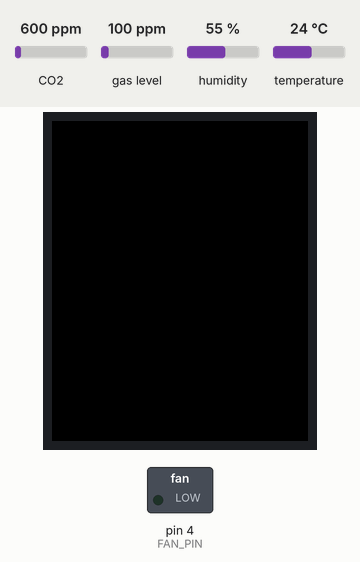
The sketch below on a simulated Arduino Uno, built with avr-gcc and run on an emulated ATmega328P. Shown: 128×160 colour display, switched loads named in the sketch (green lamp = pin HIGH). The inputs (shaded band) are chosen by the test bench; at power-on: temperature 24 °C, CO2 600 ppm, gas level 100 ppm, humidity 55 %. What the sketch prints to the serial monitor is not drawn.

Above: at 1.4 s.
1.5 s: temperature set to 27 °C
At 5.5 s:
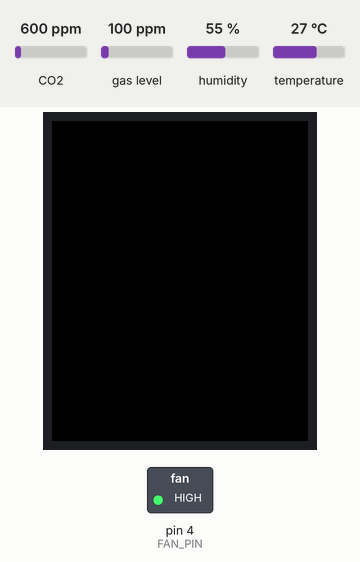
Timing chart, 0 to 7.0 s (numbered marks = the images above; inputs shaded):
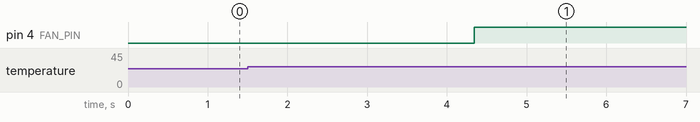

The sketch:

proto.ino
```cpp
#include <Adafruit_GFX.h>
#include <Adafruit_ST7735.h>
#include <SPI.h>
#include <DHT.h>
#include <math.h>
#include <Adafruit_CCS811.h>

#include "DisplayFunctions.h"
#include "SensorFunctions.h"
#include "Utilities.h"

// Näyttö- ja anturikytkennät
#define TFT_CS 10
#define TFT_DC 9
#define TFT_RST 8
#define TFT_SCLK 13
#define TFT_MOSI 11

#define DHTPIN 7         // DHT11-anturi
#define DHTTYPE DHT11    // Käytetään DHT11-anturia

#define FAN_PIN 4        // Tuuletinohjaus (kytketty transistorin ja diodin kautta)
#define CO2_THRESHOLD 500  // CO2-raja-arvo (ppm)

DHT dht(DHTPIN, DHTTYPE);
Adafruit_ST7735 tft = Adafruit_ST7735(TFT_CS, TFT_DC, TFT_MOSI, TFT_SCLK, TFT_RST);
Adafruit_CCS811 ccs;  // CCS811-anturi

enum DisplayMode { NORMAL_VIEW, HEAT_WARNING_VIEW };
int currentView = NORMAL_VIEW;
unsigned long viewStartMillis = 0;

// Globaaleja mittausmuuttujia
float humidity, temperature, humidex;
int co2 = 0;
bool fan_status = false;
String message;
int text_color_humidex;

void setup() {
  Serial.begin(9600);

  // Alustetaan DHT11-anturi
  dht.begin();
  Serial.println("DHT Sensor (DHT11) Initialized");

  // Alustetaan CCS811-anturi
  if(!ccs.begin()){
    Serial.println("Failed to start CCS811 sensor! Tarkista kytkennät.");
    while(1);  // pysäytetään ohjelma, jos anturia ei löydy
  }
  // Anna CCS811:lle hetki alustua
  delay(100);
  Serial.println("CCS811 Sensor Initialized");

  // Asetetaan tuulettimen ohjauspinni OUTPUT-tilaan
  pinMode(FAN_PIN, OUTPUT);
  digitalWrite(FAN_PIN, LOW);

  // Alustetaan TFT-näyttö
  tft.initR(INITR_BLACKTAB);
  tft.fillScreen(ST7735_BLACK);

  // Näkymän vaihtamisen ajastin
  viewStartMillis = millis();
}

void loop() {
  // Päivitetään DHT-anturin lukemat
  updateDHT(&humidity, &temperature);
  humidex = calculateHumidex(temperature, humidity);

  // Luetaan CCS811:n CO2-arvot
  updateCO2(&co2);

 /* // Tuuletin päälle, jos CO2 ylittää raja-arvon, TÄTÄ EI KÄYTETÄ
  if(co2 > CO2_THRESHOLD){
    digitalWrite(FAN_PIN, HIGH);
    fan_status = false;
  }
  else {
    digitalWrite(FAN_PIN, LOW);
    fan_status = false;
  }
  */
  // Vaihdetaan näkymää, jos lämpötila on yli 25°C (30 sekunnin välein)
  if (temperature > 25) {
    if (millis() - viewStartMillis >= 3000) {
      currentView = (currentView == NORMAL_VIEW) ? HEAT_WARNING_VIEW : NORMAL_VIEW;
      viewStartMillis = millis();
      digitalWrite(FAN_PIN, HIGH);
    fan_status = true;
    }
  }
  else {
    currentView = NORMAL_VIEW;
    viewStartMillis = millis();
  }

  // Piirretään nykyinen näkymä
  if (currentView == NORMAL_VIEW) {
    drawNormalView(tft, temperature, humidity, humidex);
  }
  else if (currentView == HEAT_WARNING_VIEW) {
    drawHeatWarningView(tft);
  }

  delay(2000);
}
```

DisplayFunctions.h
```cpp
#ifndef DISPLAYFUNCTIONS_H
#define DISPLAYFUNCTIONS_H

#include <Adafruit_ST7735.h>

// Näyttöön liittyvien funktioiden julistukset
void drawNormalView(Adafruit_ST7735 &tft, float temperature, float humidity, float humidex);
void drawHeatWarningView(Adafruit_ST7735 &tft);
void temperatureToLCD(Adafruit_ST7735 &tft, float temperature, unsigned char text_position);
void humidityToLCD(Adafruit_ST7735 &tft, float humidity, unsigned char text_position);
void co2ToLCD(Adafruit_ST7735 &tft, int co2, unsigned char text_position);

#endif
```

SensorFunctions.cpp
```cpp
#include "SensorFunctions.h"
#include <DHT.h>
#include <Adafruit_CCS811.h>

// Pääohjelmassa on jo alustettu DHT- ja CCS811-oliot
extern DHT dht;
extern Adafruit_CCS811 ccs;

void updateDHT(float *humidity, float *temperature) {
  *humidity = dht.readHumidity();
  *temperature = dht.readTemperature();
  // Lisää tarvittaessa virhetarkistukset
}

void updateCO2(int *co2) {
  if (ccs.available()) {
    if (!ccs.readData()) {
      *co2 = ccs.geteCO2();
    } else {
      Serial.println("Error reading CCS811 data");
    }
  }
}
```

SensorFunctions.h
```cpp
#ifndef SENSORFUNCTIONS_H
#define SENSORFUNCTIONS_H

// Funktioprototyypit anturidatan päivitykseen
void updateDHT(float *humidity, float *temperature);
void updateCO2(int *co2);

#endif
```

Utilities.cpp
```cpp
#include "Utilities.h"
#include <math.h>
#include <Adafruit_ST7735.h>

// Ulkoisia globaaleja muuttujia (määritelty pääohjelmassa)
extern String message;
extern int text_color_humidex;

float calculateHumidex(float temperature, float humidity) {
  float e;
  e = (6.112 * pow(10, (7.5 * temperature / (237.7 + temperature))) * humidity / 100);
  float humidex = temperature + 0.55555555 * (e - 10.0);
  return humidex;
}

uint16_t Color565(uint8_t r, uint8_t g, uint8_t b) {
  return ((r & 0xF8) << 8) | ((g & 0xFC) << 3) | (b >> 3);
}

void fixNumberPosition(Adafruit_ST7735 &tft, float number) {
  if ((number >= -40) && (number < -9.9)) { }
  if ((number >= -9.9) && (number < 0.0)) { tft.print(" "); }
  if ((number >= 0.0) && (number < 9.9)) { tft.print(" "); }
  if ((number >= 9.9) && (number < 99.9)) { tft.print(" "); }
  if ((number >= 99.9) && (number < 151)) { tft.print(""); }
}
```

Utilities.h
```cpp
#ifndef UTILITIES_H
#define UTILITIES_H

#include <Adafruit_ST7735.h>

float calculateHumidex(float temperature, float humidity);
uint16_t Color565(uint8_t r, uint8_t g, uint8_t b);
void fixNumberPosition(Adafruit_ST7735 &tft, float number);

#endif
```

Measured:
- the behaviour switches between 25 and 26 °C on temperature (found by bisection; images 0 and 1)
- after the input at 1.5 s, pin 4 (FAN_PIN): LOW → HIGH after 2.8 s
